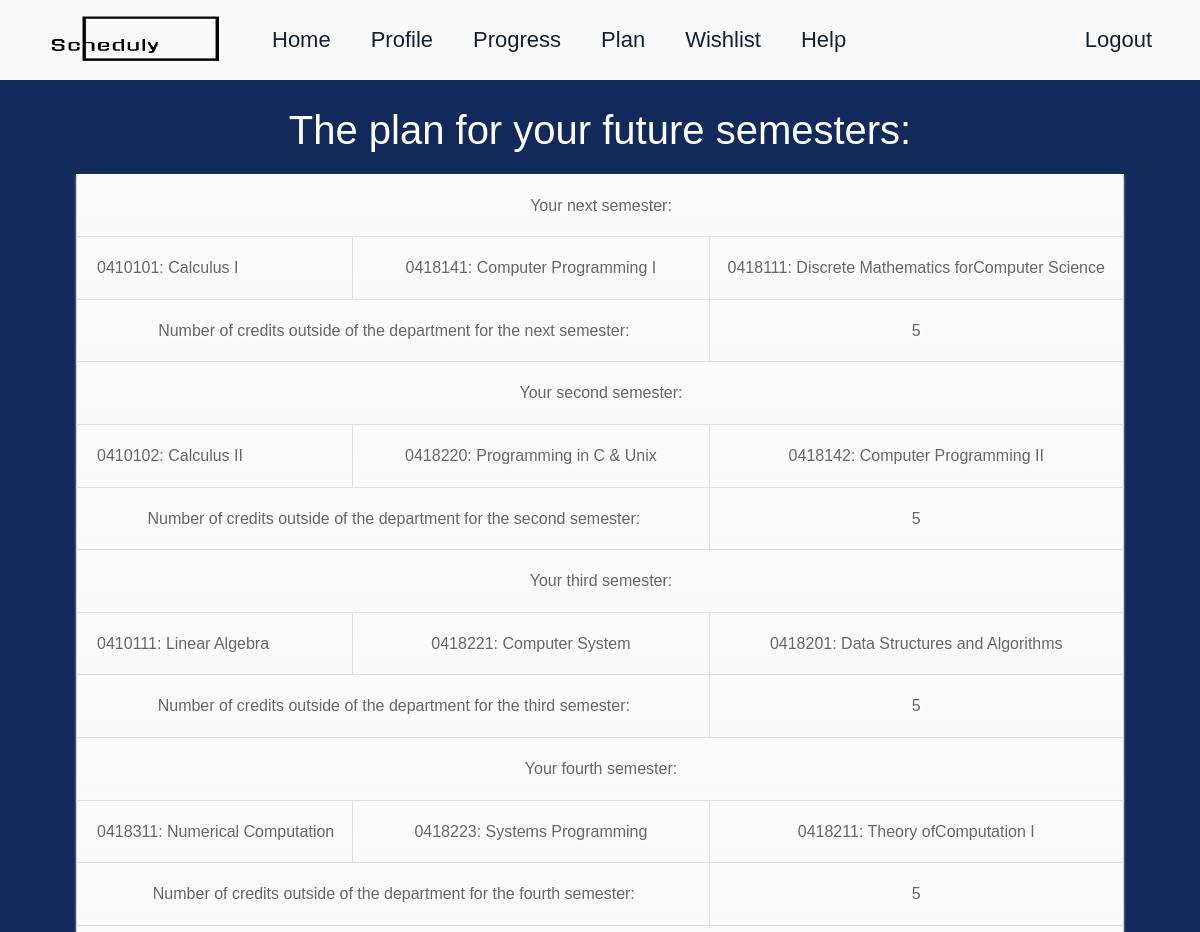
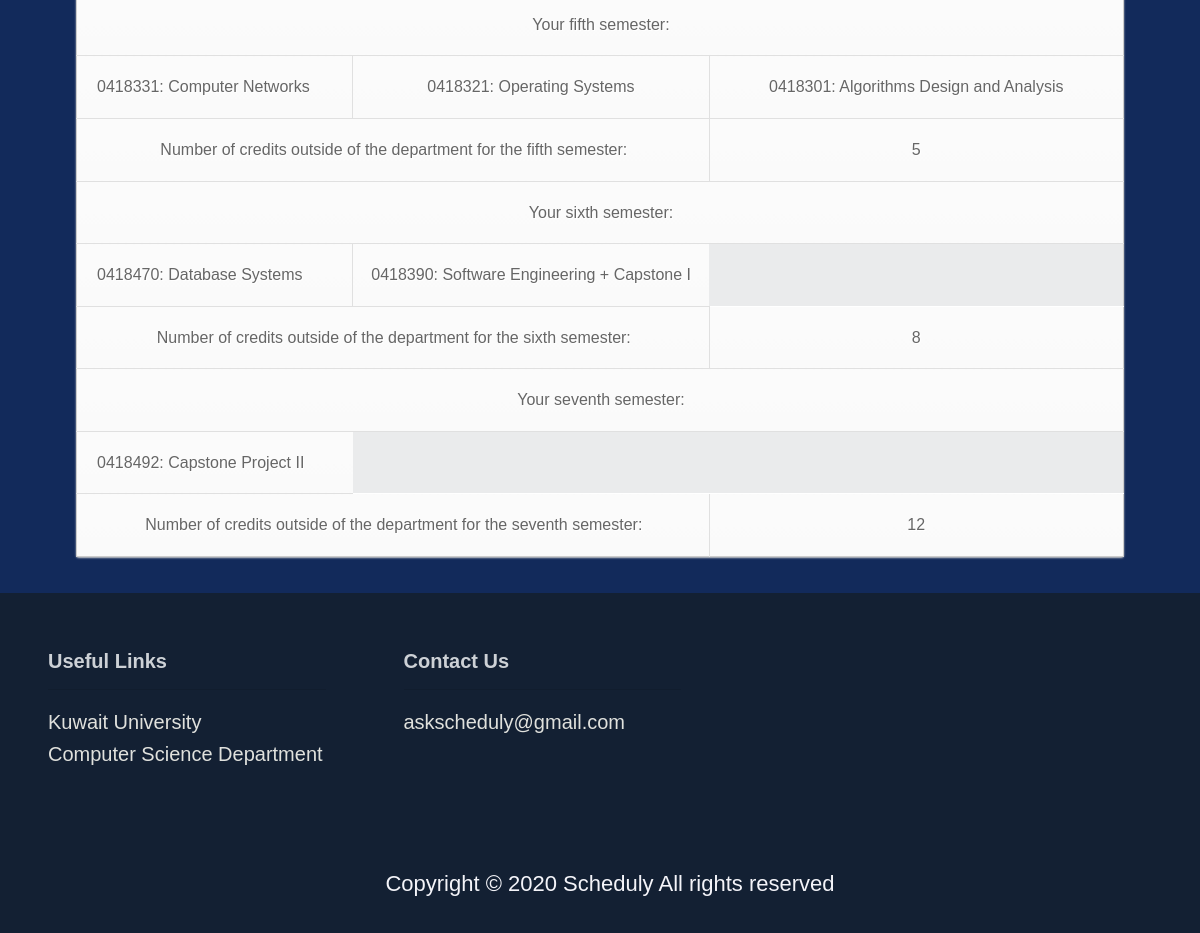
Screenshot of /student/plan/ (signed in) with the database file from the repository (2 pictures, top to bottom).
### scheduly_app/models.py (models this page shows, shortened)
class Course(models.Model):
    name = models.CharField(max_length=150)
    number = models.CharField(max_length=12, unique=True, validators=[
        RegexValidator(r'^[0-9]*$', message="Course number must consists of numbers only")])
    prerequisite = models.ManyToManyField(
        'self', related_name='dependants', symmetrical=False, blank=True)
    credits = models.PositiveIntegerField(blank=False, default=3)
    chosen_by = models.ManyToManyField(
        "Instructor", related_name="courses_chosen_by", blank=True)
    def is_available_after(self, courses_completed):
        return all(
            course in courses_completed
            for course in self.prerequisite.all()
        )

### scheduly_app/views.py (the view)
# urls.py: path('student/plan/', plan, name='student-plan'),
def plan(request):
    if request.user.is_anonymous:
        return redirect('login')
    student = Student.objects.get(user=request.user)
    cred = 0
    courses_completed = [
        progress.course for progress in Progress.objects.filter(student=student)]
    for course in courses_completed:
        cred += course.credits
    if cred < 20:
        limit = 3
    else:
        limit = 2
    courses_left = list(
        set(Course.objects.all().order_by('number')) - set(courses_completed))
    semesters = []
    semester = []
    creds = []
    while courses_left:
        courses_available = [
            course for course in courses_left
            if course.is_available_after(courses_completed)
        ]
        if not courses_available:
            courses_completed.extend(semester)
            semesters.append(semester)
            semester = []
        while courses_available:
            course = courses_available.pop()
            courses_left.remove(course)
            if len(semester) < limit:
                semester.append(course)
            else:
                courses_completed.extend(semester)
                semesters.append(semester)
                semester = [course]
    semesters.append(semester)
    for semester in semesters:
        x = 15
        for course in semester:
            x = x - course.credits
        creds.append(x)
    return render(request, 'student/plan.html', context={'semesters': semesters, 'cr': creds})

### scheduly_app/templates/student/plan.html (shortened to what this page needs)
{% extends "base.html" %}
{% load static %}
{% block content %}
<link rel="stylesheet" type="text/css" href= {% static 'css/table.css' %} />
<div class="content1">
  <div class="inner1">
    <br><h1 style="color:white">The plan for your future semesters: </h1>
<table>
  <link rel="stylesheet" type="text/css" href= {% static 'css/table.css' %} />
{% for semester in semesters %}
{% if forloop.counter == 1 %}
<tr><td style="text-align:center" colspan="3">Your next semester:</td></tr>
{% elif forloop.counter == 2 %}
<tr><td style="text-align:center" colspan="3">Your second semester:</td></tr>
{% elif forloop.counter == 3 %}
<tr><td style="text-align:center" colspan="3">Your third semester:</td></tr>
{% elif forloop.counter == 4 %}
<tr><td style="text-align:center" colspan="3">Your fourth semester:</td></tr>
{% elif forloop.counter == 5 %}
<tr><td style="text-align:center" colspan="3">Your fifth semester:</td></tr>
{% elif forloop.counter == 6 %}
<tr><td style="text-align:center" colspan="3">Your sixth semester:</td></tr>
{% elif forloop.counter == 7 %}
<tr><td style="text-align:center" colspan="3">Your seventh semester:</td></tr>
{% else %}
<tr><td style="text-align:center" colspan="3">Your eighth semester:</td></tr>
{% endif %}
    <tr>
      {% for course in semester %}
        <td>{{ course.number }}: {{ course.name }}</td>
      {% endfor %}
    </tr>
    <tr>
    {% if forloop.counter == 1 %}
    <td style="text-align:center" colspan="2">Number of credits outside of the department for the next semester: </td>
    {% for cri in cr %}
      {% if forloop.counter == forloop.parentloop.counter %}
      <td>{{ cri }}</td>
      {% endif %}
    {% endfor %}
  </tr>
    {% elif forloop.counter == 2 %}
    <td style="text-align:center" colspan="2">Number of credits outside of the department for the second semester: </td>
    {% for cri in cr %}
      {% if forloop.counter == forloop.parentloop.counter %}
      <td>{{ cri }}</td>
      {% endif %}
    {% endfor %}
  </tr>
    {% elif forloop.counter == 3 %}
    <td style="text-align:center" colspan="2">Number of credits outside of the department for the third semester: </td>
    {% for cri in cr %}
      {% if forloop.counter == forloop.parentloop.counter %}
      <td>{{ cri }}</td>
      {% endif %}
    {% endfor %}
  </tr>
    {% elif forloop.counter == 4 %}
    <td style="text-align:center" colspan="2">Number of credits outside of the department for the fourth semester: </td>
    {% for cri in cr %}
      {% if forloop.counter == forloop.parentloop.counter %}
      <td>{{ cri }}</td>
      {% endif %}
    {% endfor %}
  </tr>
    {% elif forloop.counter == 5 %}
    <td style="text-align:center" colspan="2">Number of credits outside of the department for the fifth semester: </td>
    {% for cri in cr %}
      {% if forloop.counter == forloop.parentloop.counter %}
      <td>{{ cri }}</td>
      {% endif %}
    {% endfor %}
  </tr>
    {% elif forloop.counter == 6 %}
    <td style="text-align:center" colspan="2">Number of credits outside of the department for the sixth semester: </td>
    {% for cri in cr %}
      {% if forloop.counter == forloop.parentloop.counter %}
      <td>{{ cri }}</td>
      {% endif %}
    {% endfor %}
  </tr>
    {% elif forloop.counter == 7 %}
    <td style="text-align:center" colspan="2">Number of credits outside of the department for the seventh semester: </td>
    {% for cri in cr %}
      {% if forloop.counter == forloop.parentloop.counter %}
      <td>{{ cri }}</td>
      {% endif %}
    {% endfor %}
  </tr>
    {% endif %}
{% endfor %}
</table>
</div>
</div>
<br>
{% endblock content %}

### scheduly_app/static/css/login.css (style rules this page uses)
* { box-sizing: border-box; }
body { font-family: "Segoe UI", sans-serif; font-size: 1rem; line-height: 1.6; height: 100%; }
.bg-img { background-color: #122a5b; }
::placeholder { color: #122a5b; box-sizing: border-box; opacity: 1; }

### scheduly_app/static/css/admin_add.css (style rules this page uses)
* { box-sizing: border-box; }
body { font-family: Arial, Helvetica, sans-serif; }
.bg-img { background-color: #122a5b; }
::placeholder { color: #122a5b; box-sizing: border-box; opacity: 1; }

### scheduly_app/static/css/footer.css (style rules this page uses)
.Site { display: flex; min-height: 100; flex-direction: column; }

### scheduly_app/static/css/instructor_wishlist.css (style rules this page uses)
* { box-sizing: border-box; }
body { font-family: Arial, Helvetica, sans-serif; }
.bg-img { background-color: #122a5b; }

### scheduly_app/static/css/instructors_statistics.css (style rules this page uses)
* { box-sizing: border-box; }
body { font-family: Arial, Helvetica, sans-serif; }
.bg-img { background-color: #122a5b; }

### scheduly_app/static/css/table.css (style rules this page uses)
table { font-family:Arial, Helvetica, sans-serif; color:#666; font-size:16px; text-shadow: 1px 1px 0px #fff; background:#eaebec; margin:20px; border:#ccc 1px solid; -moz-border-radius:3px; -webkit-border-radius:3px; border-radius:3px; -moz-box-shadow: 0 1px 2px #d1d1d1; -webkit-box-shadow: 0 1px 2px #d1d1d1; box-shadow: 0 1px 2px #d1d1d1; }
table tr { text-align: center; padding-left:20px; }
table td:first-child { text-align: left; padding-left:20px; border-left: 0; }
table td { padding:18px; border-top: 1px solid #ffffff; border-bottom:1px solid #e0e0e0; border-left: 1px solid #e0e0e0; background: #fafafa; background: -webkit-gradient(linear, left top, left bottom, from(#fbfbfb), to(#fafafa)); background: -moz-linear-gradient(top, #fbfbfb, #fafafa); }
table tr:last-child td { border-bottom:0; }
table tr:last-child td:first-child { -moz-border-radius-bottomleft:3px; -webkit-border-bottom-left-radius:3px; border-bottom-left-radius:3px; }
table tr:last-child td:last-child { -moz-border-radius-bottomright:3px; -webkit-border-bottom-right-radius:3px; border-bottom-right-radius:3px; }
.content1 { text-align: center; }
.inner1 { display:inline-block; }

### rows the page displays
Course: shows "Your next semester:", number "0410101", name "Calculus I", cr "5"
Course: number "0418141", name "Computer Programming I"
Course: number "0418111", name "Discrete Mathematics forComputer Science"
Course: shows "Your second semester:", number "0410102", name "Calculus II", cr "5"
Course: number "0418220", name "Programming in C & Unix"
Course: number "0418142", name "Computer Programming II"
Course: shows "Your third semester:", number "0410111", name "Linear Algebra", cr "5"
Course: number "0418221", name "Computer System"
Course: number "0418201", name "Data Structures and Algorithms"
Course: shows "Your fourth semester:", number "0418311", name "Numerical Computation", cr "5"
Course: number "0418223", name "Systems Programming"
Course: number "0418211", name "Theory ofComputation I"
Course: shows "Your fifth semester:", number "0418331", name "Computer Networks", cr "5"
Course: number "0418321", name "Operating Systems"
Course: number "0418301", name "Algorithms Design and Analysis"
Course: shows "Your sixth semester:", number "0418470", name "Database Systems", cr "8"
Course: number "0418390", name "Software Engineering + Capstone I"
Course: shows "Your seventh semester:", number "0418492", name "Capstone Project II", cr "12"
